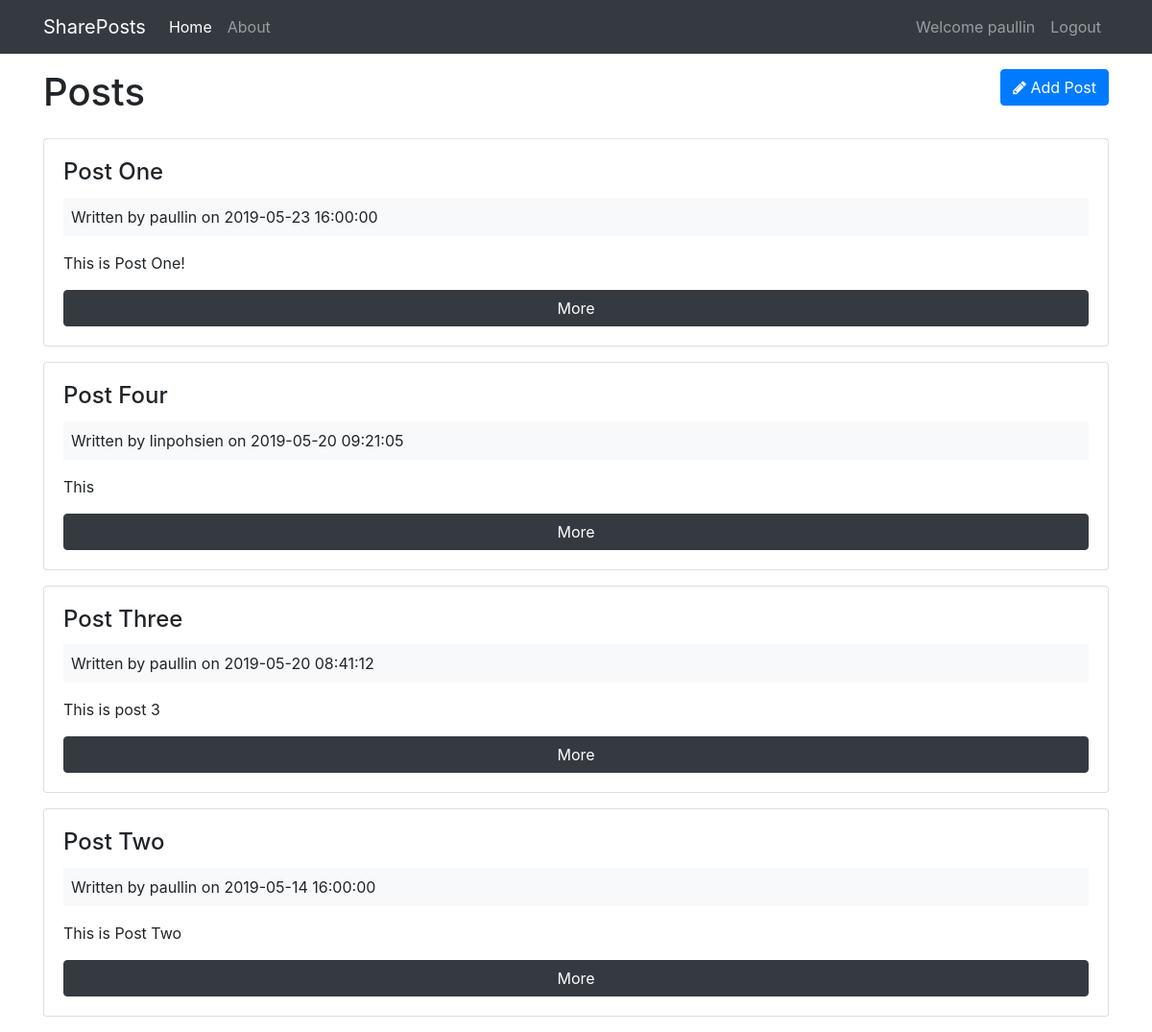
Screenshot of /posts (signed in) with the database file from the repository.
### tables this page shows
CREATE TABLE `posts` (
  `id` int(11) NOT NULL,
  `user_id` int(11) NOT NULL,
  `title` varchar(255) NOT NULL,
  `body` text NOT NULL,
  `created_at` timestamp NOT NULL DEFAULT CURRENT_TIMESTAMP
);

CREATE TABLE `users` (
  `id` int(11) NOT NULL,
  `name` varchar(255) NOT NULL,
  `email` varchar(255) NOT NULL,
  `password` varchar(255) NOT NULL,
  `created_at` datetime NOT NULL DEFAULT CURRENT_TIMESTAMP
);

### app/controllers/Posts.php (called while the page is built, shortened)
<?php
  class Posts extends Controller {
    public function __construct(){
      $this->postModel = $this->model('Post');
    }
    public function index(){
      $posts = $this->postModel->getPosts();
      $data = [
        'posts' => $posts
      ];
      $this->view('posts/index', $data);
    }
  }

### app/libraries/Core.php (called while the page is built, shortened)
<?php
  class Core {
    protected $currentMethod = 'index';
    public function __construct(){
      $url = $this->getUrl();
      if(file_exists('../app/controllers/' . ucwords($url[0]). '.php')){
        unset($url[0]);
      }
      $this->currentController = new $this->currentController;
      $this->params = $url ? array_values($url) : [];
      call_user_func_array([$this->currentController, $this->currentMethod], $this->params);
    }
    public function getUrl(){
      if(isset($_GET['url'])){
        $url = rtrim($_GET['url'], '/');
        $url = filter_var($url, FILTER_SANITIZE_URL);
        $url = explode('/', $url);
        return $url;
      }
    }
  }

### public/index.php (called while the page is built, shortened)
<?php
  $init = new Core;

### app/helpers/session_helper.php (called while the page is built, shortened)
<?php
  function isLoggedIn(){
    if(isset($_SESSION['user_id'])){
      return true;
    } else {
      return false;
    }
  }

### app/libraries/Database.php (called while the page is built, shortened)
<?php
  class Database {
    private $host = DB_HOST;
    private $user = DB_USER;
    private $pass = DB_PASS;
    private $dbname = DB_NAME;
    private $dbh;
    private $stmt;
    public function __construct(){
      $dsn = 'mysql:host=' . $this->host . ';dbname=' . $this->dbname;
      $options = array(
        PDO::ATTR_PERSISTENT => true,
        PDO::ATTR_ERRMODE => PDO::ERRMODE_EXCEPTION
      );
      try {
        $this->dbh = new PDO($dsn, $this->user, $this->pass, $options);
      } catch(PDOException $e){
        $this->error = $e->getMessage();
        echo $this->error;
      }
    }
    public function query($sql){
      $this->stmt = $this->dbh->prepare($sql);
    }
    public function execute(){
      return $this->stmt->execute();
    }
    public function resultSet(){
      $this->execute();
      return $this->stmt->fetchAll(PDO::FETCH_OBJ);
    }
  }

### app/models/Post.php (called while the page is built, shortened)
<?php
  class Post {
    private $db;
    public function __construct(){
      $this->db = new Database;
    }
    public function getPosts(){
      $this->db->query('SELECT *,
                        posts.id as postId,
                        users.id as userId,
                        posts.created_at as postCreated,
                        users.created_at as userCreated
                        FROM posts
                        INNER JOIN users
                        ON posts.user_id = users.id
                        ORDER BY posts.created_at DESC
                        ');
      $results = $this->db->resultSet();
      return $results;
    }
  }

### app/views/posts/index.php (the view, shortened to what this page needs)
<?php require APPROOT . '/views/inc/header.php'; ?>
  <div class="row mb-3">
    <div class="col-md-6">
      <h1>Posts</h1>
    </div>
    <div class="col-md-6">
      <a href="<?php echo URLROOT; ?>/posts/add" class="btn btn-primary pull-right">
        <i class="fa fa-pencil"></i> Add Post
      </a>
    </div>
  </div>
  <?php foreach($data['posts'] as $post) : ?>
    <div class="card card-body mb-3">
      <h4 class="card-title"><?php echo $post->title; ?></h4>
      <div class="bg-light p-2 mb-3">
        Written by <?php echo $post->name; ?> on <?php echo $post->postCreated; ?>
      </div>
      <p class="card-text"><?php echo $post->body; ?></p>
      <a href="<?php echo URLROOT; ?>/posts/show/<?php echo $post->postId; ?>" class="btn btn-dark">More</a>
    </div>
  <?php endforeach; ?>
<?php require APPROOT . '/views/inc/footer.php'; ?>

### app/libraries/Controller.php (shortened to what this page needs)
<?php
  class Controller {
    public function view($view, $data = []){
      if(file_exists('../app/views/' . $view . '.php')){
        require_once '../app/views/' . $view . '.php';
      } else {
        die('View does not exist');
      }
    }
  }

### app/views/inc/header.php (shortened to what this page needs)
<!DOCTYPE html>
<html lang="en">
<head>
    <link rel="stylesheet" href="https://stackpath.bootstrapcdn.com/bootstrap/4.3.1/css/bootstrap.min.css">
    <link href="https://stackpath.bootstrapcdn.com/font-awesome/4.7.0/css/font-awesome.min.css" rel="stylesheet">
    <link rel="stylesheet" href="<?php echo URLROOT?>/css/style.css">
</head>
<body>
  <?php require APPROOT . '/views/inc/navbar.php'; ?>
  <div class="container">

### app/views/inc/navbar.php (shortened to what this page needs)
<nav class="navbar navbar-expand-lg navbar-dark bg-dark mb-3">
  <div class="container">
  <a class="navbar-brand" href="<?php echo URLROOT; ?>"><?php echo SITENAME;?></a>
  <div class="collapse navbar-collapse" id="navbarsExampleDefault">
    <ul class="navbar-nav mr-auto">
      <li class="nav-item active">
        <a class="nav-link" href="<?php echo URLROOT; ?>">Home</a>
      </li>
      <li class="nav-item">
        <a class="nav-link" href="<?php echo URLROOT; ?>/pages/about">About</a>
      </li>
    </ul>
    <ul class="navbar-nav ml-auto">
      <?php if(isLoggedIn()): ?>
      <li class="nav-item">
        <a class="nav-link" href="#">Welcome <?php echo $_SESSION['user_name']; ?></a>
      </li>
      <li class="nav-item">
        <a class="nav-link" href="<?php echo URLROOT; ?>/users/logout">Logout</a>
      </li>
      <?php endif; ?>
    </ul>
  </div>
  </div>
</nav>

### app/views/inc/footer.php (shortened to what this page needs)
</div>
</body>
</html>

### rows the page displays
posts: title "Post One", user.name "paullin", created_at "2019-05-23 16:00:00", body "This is Post One!"
posts: title "Post Four", user.name "linpohsien", created_at "2019-05-20 09:21:05", body "This"
posts: title "Post Three", user.name "paullin", created_at "2019-05-20 08:41:12", body "This is post 3"
posts: title "Post Two", user.name "paullin", created_at "2019-05-14 16:00:00", body "This is Post Two"

### other values shown
SITENAME "SharePosts"
$_SESSION['user_name'] "paullin"
